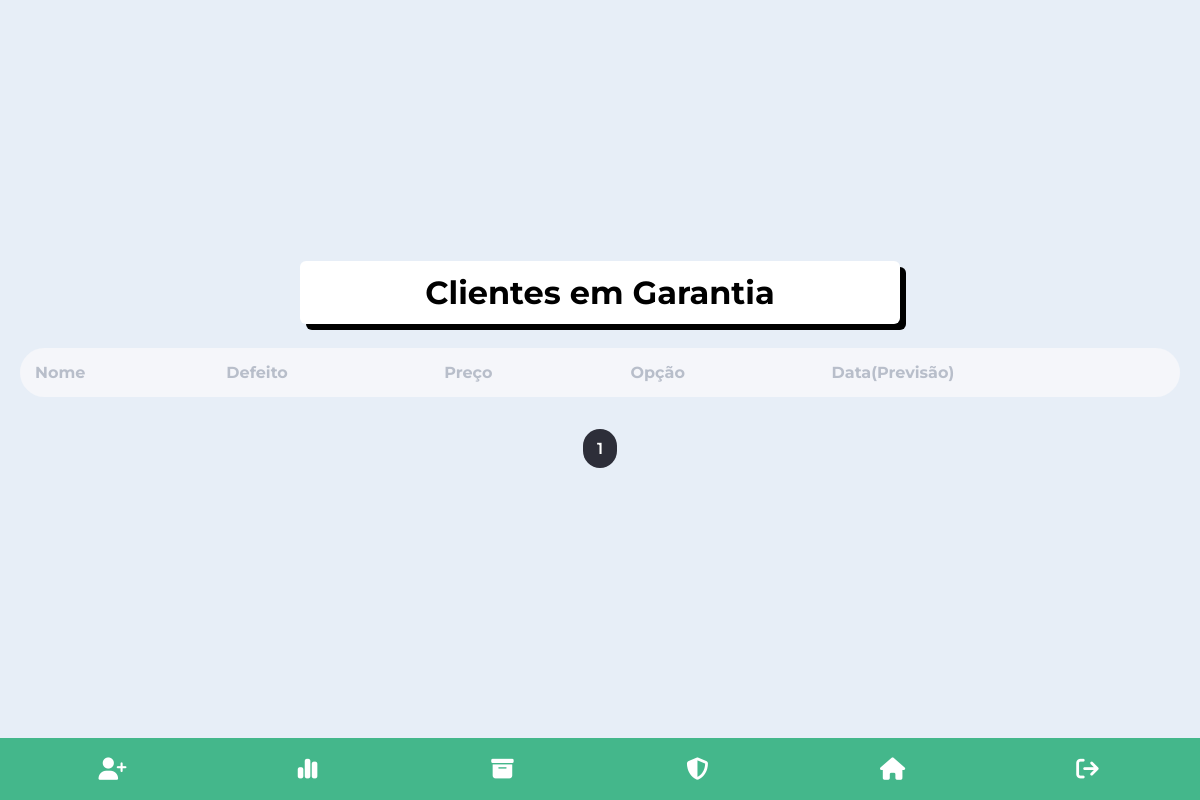
/garantidos (signed in), run on an earlier commit of the app's database.
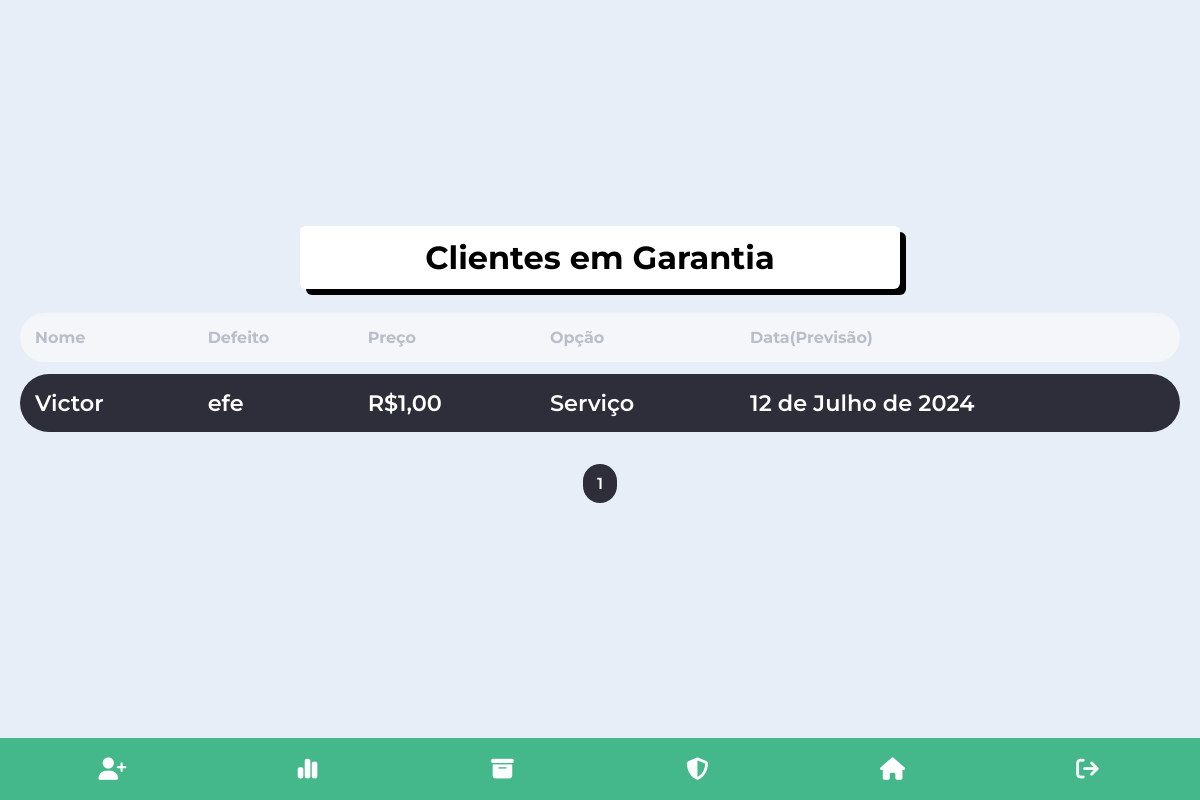
And on a later commit of the database.
### appusers/models.py (models this page shows, shortened)
class Cliente(models.Model):
    choices = {
        ('0', 'Serviço'),
        ('1', 'Diagnóstico'),
        ('2', 'Compra'),
    }
    user = models.ForeignKey(User, on_delete=models.CASCADE)
    name = models.CharField(max_length=100)
    defect = models.TextField()
    option = models.CharField(max_length=11, choices=choices, default='0')
    date = models.DateField(auto_now_add=True)
    predicted_date = models.DateField(default='2006-02-22')
    predicted_price = models.DecimalField(max_digits=10, decimal_places=3)
    price = models.DecimalField(max_digits=10, decimal_places=2)
    service = models.TextField()
    part = models.TextField()
    number = PhoneNumberField()
    additional = models.TextField()
    payment = models.CharField(max_length=100)
    status = models.BooleanField(default=False)

### appusers/views.py (the view)
# urls.py: path('garantidos', ViewGarantidos, name='garantidos'),
@login_required(login_url='/signin')
def ViewGarantidos(request):
    clientes = Cliente.objects.filter(status=True, user=request.user, date__gte=datetime.datetime.now()-datetime.timedelta(days=90))
    paginator = Paginator(clientes, 5)
    page_number = request.GET.get('page')
    try:
        clientes = paginator.page(page_number)
    except PageNotAnInteger:
        clientes = paginator.page(1)
    except EmptyPage:
        clientes = paginator.page(paginator.num_pages)
    return render(request, 'garantia.html', {'clientes':clientes})

### templates/garantia.html (shortened to what this page needs)
{% extends 'index.html' %}
{% block content %}
<div style="display: flex;
 justify-content: center;
 align-items: center; flex-direction: column; width: 100%;height: 100%;">
    <h1 id="titles">Clientes em Garantia</h1>
    <table border="1">
        <thead>
            <tr>
                <th id="startd">Nome</th>
                <th>Defeito</th>
                <th>Preço</th>
                <th>Opção</th>
                <th id="starte">Data(Previsão)</th>
            </tr>
        </thead>
        <tbody>
            {% for cliente in clientes %}
                <tr>
                    <td id="startd">{{ cliente.name }}</td>
                    <td>{{ cliente.defect }}</td>
                    <td>R${{ cliente.price}}</td>
                    <td>{{ cliente.get_option_display}}</td>
                    <td id="starte">{{ cliente.predicted_date }}</td>
                </tr>
            {% endfor %}
        </tbody>
    </table>
    {% include 'pagination.html' %}
</div>
{% endblock %}

### templates/index.html (shortened to what this page needs)
<!DOCTYPE html>
<html lang="en">
<head>
    <link rel="stylesheet" href="static/css/style.css">
    <link rel="stylesheet" href="static/css/responsive.css">
    <link rel="stylesheet" href="static/css/area.css">
    <link rel="stylesheet" href="static/css/dashboard.css">
    <link rel="stylesheet" href="static/css/menu.css">
    <link rel="stylesheet" href="static/css/pagination.css">
    <link rel="stylesheet" href="static/css/sweet.css">
</head>
<body>
    <div class="container">
        {% include 'perfil.html' %}
        {% block content %}
        {% endblock %}
    </div>
    <link href="
    https://cdn.jsdelivr.net/npm/sweetalert2@11.10.0/dist/sweetalert2.min.css
    " rel="stylesheet">
</body>
</html>

### templates/perfil.html
<div class="perfil" id="perfil-menu-desktop">
    <div class="features">
        <div onclick="AddMembro()" class="function">
            <a class="fa-sharp fa-solid fa-user-plus"></a>
        </div>
        <div class="function">
            <a href="/dashboard" class="fa-sharp fa-solid fa-chart-simple"></a>
        </div>
        <div class="function">
            <a href="/archived" class="fa-sharp fa-solid fa-box-archive"></a>
        </div>
        <div class="function">
            <a href="/garantidos" class="fa-solid fa-shield-halved"></a>
        </div>
        <div class="function">
            <a  href="/" class="fa-solid fa-house"></a>
        </div>
        <div class="function">
            <a  href="/logout" class="fa-solid fa-arrow-right-from-bracket"></a>
        </div>
    </div>
</div>

### templates/pagination.html (shortened to what this page needs)
<div class="pagination">
    {% for num in clientes.paginator.page_range %}
        {% if clientes.number == num %}
            <span class="current">{{ num }}</span>
        {% else %}
            <a href="?page={{ num }}">{{ num }}</a>
        {% endif %}
    {% endfor %}
</div>

### static/css/style.css (style rules this page uses)
* { margin: 0px; padding: 0px; box-sizing: border-box; font-family: "Montserrat", sans-serif; }
#titles { background-color: white; padding: 12px; margin: 12px; text-align: center; width: 50%; box-shadow: 6px 6px 0px; border-radius: 6px; }

### static/css/area.css (style rules this page uses)
table { width: 100%; text-align: left; padding: 0px 20px; border: none; border-collapse: separate; border-spacing: 0px 12px; }
th, td { padding: 15px; border: none; }
th { color: #b8beca; background-color: #f5f6fa; }
td { cursor: pointer; font-weight: 600; font-size: 1.4em; color: white; background-color: #2d2e39; }
td#startd, th#startd { border-radius: 36px 0px 0px 36px; }
td#starte, th#starte { border-radius: 0px 36px 36px 0px; }
div.container { display: flex; flex-direction: column-reverse; justify-content: center; align-items: center; width: 100%; height: 100vh; background-color: #e7eef7; }

### static/css/menu.css (style rules this page uses)
div.perfil { display: flex; justify-content: center; align-items: center; padding: 20px; width: 100%; background-color: #44B78B; }
div.features { display: flex; justify-content: center; align-items: center; gap: 10px; width: 100%; user-select: none; }
div.features div.function { display: flex; justify-content: center; width: 100%; height: 100%; color: white; transition: 0.4s; cursor: pointer; }
div.features div.function a { font-size: 1.4em; text-decoration: none; color: white; }

### static/css/pagination.css (style rules this page uses)
.pagination { display: flex; justify-content: center; align-items: center; gap: 10px; padding: 20px; }
.pagination a, .pagination span { padding: 10px 14px; border-radius: 36px; text-decoration: none; font-weight: 600; }
.pagination span { background-color: #2d2e39; color: white; }

What changed in the data, as far as the page shows it:
added Cliente: name "Victor", defect "efe", price "1,00", option "Serviço", predicted_date "12 de Julho de 2024"
